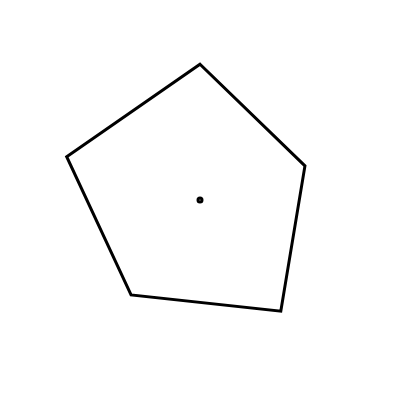
Frame 1 (no input)
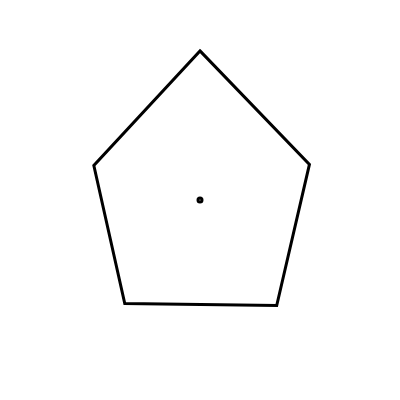
Frame 60 (no input)
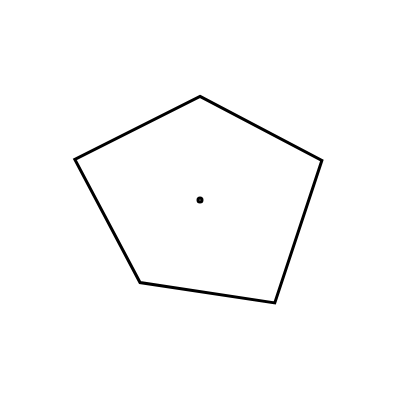
Frame 120 (the mouse pressed at the canvas centre since frame 60)

The p5.js sketch that drew these frames (run headless with seeded random() and noise() and a simulated clock; from frame 60 on, the mouse is pressed at the canvas centre):

// p5.js sketch
// ── sketch.js
function setup() {
  canvasWidth = 400, canvasHeight = 400;
  colors = {
    foreground: '#000',
    background: '#fff'
  }

  createCanvas(canvasWidth, canvasHeight);
  frameRate(30);

  vertexSlider = createSlider(2, 50, 5, 1);
  randomSlider = createSlider(0, 100, 50);
  // slider.position(0, canvasHeight);
  vertexSlider.style('width', '300px');
  randomSlider.style('width', '300px');

  background(colors.background);
  // fill(colors.foreground);
  stroke(colors.foreground);
  strokeWeight(3);
  // noStroke();
  // noLoop();
}

function draw() {
  background(colors.background);
  translate(canvasWidth / 2, canvasHeight / 2);
  rotate(radians(-90));

  shapeBounds = {
    lower: -canvasHeight / 2,
    upper: canvasHeight / 2,
  }
  beginShape();
    for (i = 0; i < 360; i += 360 / vertexSlider.value()) {
      radius = 100 + random(0, randomSlider.value());
      var x = cos(radians(i)) * radius;
      var y = sin(radians(i)) * radius;
      vertex(x, y);
    }
  endShape(CLOSE);  // return to initial vertex and end shape
  ellipse(0, 0, canvasWidth / 100, canvasWidth / 100);
}
// function windowResized() {
//   resizeCanvas(windowWidth, windowHeight);
// }
